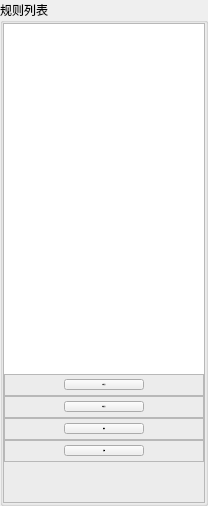
            <widget class="QGroupBox" name="groupBox_rule_User">
             <property name="maximumSize">
              <size>
               <width>200</width>
               <height>16777215</height>
              </size>
             </property>
             <property name="font">
              <font>
               <family>Microsoft YaHei</family>
               <pointsize>9</pointsize>
              </font>
             </property>
             <property name="title">
              <string>规则列表</string>
             </property>
             <layout class="QVBoxLayout" name="vlayout_rule_User">
              <property name="spacing">
               <number>0</number>
              </property>
              <property name="leftMargin">
               <number>0</number>
              </property>
              <property name="topMargin">
               <number>0</number>
              </property>
              <property name="rightMargin">
               <number>0</number>
              </property>
              <property name="bottomMargin">
               <number>0</number>
              </property>
              <item>
               <widget class="QFrame" name="frame_rule_all_left">
                <property name="font">
                 <font>
                  <family>Microsoft YaHei</family>
                 </font>
                </property>
                <property name="frameShape">
                 <enum>QFrame::StyledPanel</enum>
                </property>
                <property name="frameShadow">
                 <enum>QFrame::Raised</enum>
                </property>
                <layout class="QVBoxLayout" name="vlayout_rule_all_left">
                 <property name="spacing">
                  <number>0</number>
                 </property>
                 <property name="leftMargin">
                  <number>0</number>
                 </property>
                 <property name="topMargin">
                  <number>0</number>
                 </property>
                 <property name="rightMargin">
                  <number>0</number>
                 </property>
                 <property name="bottomMargin">
                  <number>0</number>
                 </property>
                 <item>
                  <widget class="QListWidget" name="listWidget_rule_userRule">
                   <property name="minimumSize">
                    <size>
                     <width>200</width>
                     <height>350</height>
                    </size>
                   </property>
                   <property name="maximumSize">
                    <size>
                     <width>200</width>
                     <height>350</height>
                    </size>
                   </property>
                   <property name="font">
                    <font>
                     <family>黑体</family>
                     <pointsize>10</pointsize>
                    </font>
                   </property>
                   <property name="layoutDirection">
                    <enum>Qt::LeftToRight</enum>
                   </property>
                   <property name="frameShape">
                    <enum>QFrame::NoFrame</enum>
                   </property>
                   <property name="verticalScrollBarPolicy">
                    <enum>Qt::ScrollBarAsNeeded</enum>
                   </property>
                   <property name="horizontalScrollBarPolicy">
                    <enum>Qt::ScrollBarAlwaysOff</enum>
                   </property>
                   <property name="autoScrollMargin">
                    <number>16</number>
                   </property>
                   <property name="currentRow">
                    <number>-1</number>
                   </property>
                   <property name="sortingEnabled">
                    <bool>false</bool>
                   </property>
                  </widget>
                 </item>
                 <item>
                  <widget class="QFrame" name="frame_rule_local_import">
                   <property name="maximumSize">
                    <size>
                     <width>400</width>
                     <height>400</height>
                    </size>
                   </property>
                   <property name="frameShape">
                    <enum>QFrame::StyledPanel</enum>
                   </property>
                   <property name="frameShadow">
                    <enum>QFrame::Raised</enum>
                   </property>
                   <layout class="QHBoxLayout" name="hlayout_rule_local_import">
                    <property name="spacing">
                     <number>0</number>
                    </property>
                    <property name="leftMargin">
                     <number>0</number>
                    </property>
                    <property name="topMargin">
                     <number>0</number>
                    </property>
                    <property name="rightMargin">
                     <number>0</number>
                    </property>
                    <property name="bottomMargin">
                     <number>0</number>
                    </property>
                    <item>
                     <spacer name="hSpacer_rule_local_import_left">
                      <property name="orientation">
                       <enum>Qt::Horizontal</enum>
                      </property>
                      <property name="sizeHint" stdset="0">
                       <size>
                        <width>40</width>
                        <height>20</height>
                       </size>
                      </property>
                     </spacer>
                    </item>
                    <item>
                     <widget class="QPushButton" name="btn_rule_local_import">
                      <property name="font">
                       <font>
                        <family>Microsoft YaHei</family>
                        <pointsize>-1</pointsize>
                        <underline>false</underline>
                        <strikeout>false</strikeout>
                       </font>
                      </property>
                      <property name="text">
                       <string>本地导入</string>
                      </property>
                     </widget>
                    </item>
                    <item>
                     <spacer name="hSpacer_rule_local_import_right">
                      <property name="orientation">
                       <enum>Qt::Horizontal</enum>
                      </property>
                      <property name="sizeHint" stdset="0">
                       <size>
                        <width>40</width>
                        <height>20</height>
                       </size>
                      </property>
                     </spacer>
                    </item>
                   </layout>
                  </widget>
                 </item>
                 <item>
                  <widget class="QFrame" name="frame_net_import">
                   <property name="maximumSize">
                    <size>
                     <width>400</width>
                     <height>400</height>
                    </size>
                   </property>
                   <property name="font">
                    <font>
                     <family>Microsoft YaHei</family>
                    </font>
                   </property>
                   <property name="frameShape">
                    <enum>QFrame::StyledPanel</enum>
                   </property>
                   <property name="frameShadow">
                    <enum>QFrame::Raised</enum>
                   </property>
                   <layout class="QHBoxLayout" name="hlayout_net_import">
                    <property name="spacing">
                     <number>0</number>
                    </property>
                    <property name="leftMargin">
                     <number>0</number>
                    </property>
                    <property name="topMargin">
                     <number>0</number>
                    </property>
                    <property name="rightMargin">
                     <number>0</number>
                    </property>
                    <property name="bottomMargin">
                     <number>0</number>
                    </property>
                    <item>
                     <spacer name="hSpacer_rule_net_import_left">
                      <property name="orientation">
                       <enum>Qt::Horizontal</enum>
                      </property>
                      <property name="sizeHint" stdset="0">
                       <size>
                        <width>40</width>
                        <height>20</height>
                       </size>
                      </property>
                     </spacer>
                    </item>
                    <item>
                     <widget class="QPushButton" name="btn_rule_net_import">
                      <property name="font">
                       <font>
                        <family>Microsoft YaHei</family>
                        <pointsize>-1</pointsize>
                        <underline>false</underline>
                        <strikeout>false</strikeout>
                       </font>
                      </property>
                      <property name="text">
                       <string>网络导入</string>
                      </property>
                     </widget>
                    </item>
                    <item>
                     <spacer name="hSpacer_rule_net_import_right">
                      <property name="orientation">
                       <enum>Qt::Horizontal</enum>
                      </property>
                      <property name="sizeHint" stdset="0">
                       <size>
                        <width>40</width>
                        <height>20</height>
                       </size>
                      </property>
                     </spacer>
                    </item>
                   </layout>
                  </widget>
                 </item>
                 <item>
                  <widget class="QFrame" name="frame_rule_del">
                   <property name="maximumSize">
                    <size>
                     <width>400</width>
                     <height>400</height>
                    </size>
                   </property>
                   <property name="frameShape">
                    <enum>QFrame::StyledPanel</enum>
                   </property>
                   <property name="frameShadow">
                    <enum>QFrame::Raised</enum>
                   </property>
                   <layout class="QHBoxLayout" name="hlayout_rule_del">
                    <property name="spacing">
                     <number>0</number>
                    </property>
                    <property name="leftMargin">
                     <number>0</number>
                    </property>
                    <property name="topMargin">
                     <number>0</number>
                    </property>
                    <property name="rightMargin">
                     <number>0</number>
                    </property>
                    <property name="bottomMargin">
                     <number>0</number>
                    </property>
                    <item>
                     <spacer name="hSpacer_rule_del_left">
                      <property name="orientation">
                       <enum>Qt::Horizontal</enum>
                      </property>
                      <property name="sizeHint" stdset="0">
                       <size>
                        <width>40</width>
                        <height>20</height>
                       </size>
                      </property>
                     </spacer>
                    </item>
                    <item>
                     <widget class="QPushButton" name="btn_rule_del">
                      <property name="font">
                       <font>
                        <family>Microsoft YaHei</family>
                        <pointsize>-1</pointsize>
                        <underline>false</underline>
                        <strikeout>false</strikeout>
                       </font>
                      </property>
                      <property name="text">
                       <string>删除</string>
                      </property>
                     </widget>
                    </item>
                    <item>
                     <spacer name="hSpacer_rule_del_right">
                      <property name="orientation">
                       <enum>Qt::Horizontal</enum>
                      </property>
                      <property name="sizeHint" stdset="0">
                       <size>
                        <width>40</width>
                        <height>20</height>
                       </size>
                      </property>
                     </spacer>
                    </item>
                   </layout>
                  </widget>
                 </item>
                 <item>
                  <widget class="QFrame" name="frame_rule_add">
                   <property name="maximumSize">
                    <size>
                     <width>400</width>
                     <height>400</height>
                    </size>
                   </property>
                   <property name="frameShape">
                    <enum>QFrame::StyledPanel</enum>
                   </property>
                   <property name="frameShadow">
                    <enum>QFrame::Raised</enum>
                   </property>
                   <layout class="QHBoxLayout" name="hlayout_rule_add">
                    <property name="spacing">
                     <number>0</number>
                    </property>
                    <property name="leftMargin">
                     <number>0</number>
                    </property>
                    <property name="topMargin">
                     <number>0</number>
                    </property>
                    <property name="rightMargin">
                     <number>0</number>
                    </property>
                    <property name="bottomMargin">
                     <number>0</number>
                    </property>
                    <item>
                     <spacer name="hSpacer_rule_add_left">
                      <property name="orientation">
                       <enum>Qt::Horizontal</enum>
                      </property>
                      <property name="sizeHint" stdset="0">
                       <size>
                        <width>40</width>
                        <height>20</height>
                       </size>
                      </property>
                     </spacer>
                    </item>
                    <item>
                     <widget class="QPushButton" name="btn_rule_add">
                      <property name="font">
                       <font>
                        <family>Microsoft YaHei</family>
                        <pointsize>-1</pointsize>
                        <underline>false</underline>
                        <strikeout>false</strikeout>
                       </font>
                      </property>
                      <property name="text">
                       <string>新增</string>
                      </property>
                     </widget>
                    </item>
                    <item>
                     <spacer name="hSpacer_rule_add_right">
                      <property name="orientation">
                       <enum>Qt::Horizontal</enum>
                      </property>
                      <property name="sizeHint" stdset="0">
                       <size>
                        <width>40</width>
                        <height>20</height>
                       </size>
                      </property>
                     </spacer>
                    </item>
                   </layout>
                  </widget>
                 </item>
                 <item>
                  <spacer name="vSpacer_rule_left_down">
                   <property name="orientation">
                    <enum>Qt::Vertical</enum>
                   </property>
                   <property name="sizeHint" stdset="0">
                    <size>
                     <width>20</width>
                     <height>40</height>
                    </size>
                   </property>
                  </spacer>
                 </item>
                </layout>
               </widget>
              </item>
             </layout>
            </widget>
